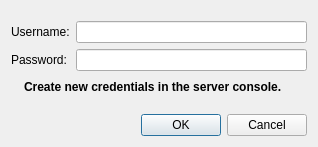
<?xml version="1.0" encoding="UTF-8"?>
<ui version="4.0">
 <class>ConnectDialog</class>
 <widget class="QDialog" name="ConnectDialog">
  <property name="geometry">
   <rect>
    <x>0</x>
    <y>0</y>
    <width>318</width>
    <height>147</height>
   </rect>
  </property>
  <property name="windowTitle">
   <string>Insert Credentials</string>
  </property>
  <layout class="QGridLayout" name="gridLayout">
   <item row="3" column="0">
    <layout class="QHBoxLayout" name="horizontalLayout">
     <item>
      <widget class="QLabel" name="label_2">
       <property name="text">
        <string/>
       </property>
       <property name="pixmap">
        <pixmap resource="../../res/res.qrc">:/png/warning.png</pixmap>
       </property>
      </widget>
     </item>
     <item>
      <widget class="QLabel" name="label">
       <property name="sizePolicy">
        <sizepolicy hsizetype="Preferred" vsizetype="Preferred">
         <horstretch>0</horstretch>
         <verstretch>0</verstretch>
        </sizepolicy>
       </property>
       <property name="font">
        <font>
         <weight>75</weight>
         <bold>true</bold>
        </font>
       </property>
       <property name="text">
        <string>Create new credentials in the server console.</string>
       </property>
      </widget>
     </item>
     <item>
      <spacer name="horizontalSpacer">
       <property name="orientation">
        <enum>Qt::Horizontal</enum>
       </property>
       <property name="sizeHint" stdset="0">
        <size>
         <width>40</width>
         <height>20</height>
        </size>
       </property>
      </spacer>
     </item>
    </layout>
   </item>
   <item row="0" column="0">
    <spacer name="verticalSpacer_2">
     <property name="orientation">
      <enum>Qt::Vertical</enum>
     </property>
     <property name="sizeHint" stdset="0">
      <size>
       <width>20</width>
       <height>40</height>
      </size>
     </property>
    </spacer>
   </item>
   <item row="1" column="0">
    <layout class="QFormLayout" name="formLayout">
     <item row="0" column="0">
      <widget class="QLabel" name="usernameLabel">
       <property name="text">
        <string>Username:</string>
       </property>
      </widget>
     </item>
     <item row="0" column="1">
      <widget class="QLineEdit" name="usernameLineEdit"/>
     </item>
     <item row="1" column="0">
      <widget class="QLabel" name="passwordLabel">
       <property name="text">
        <string>Password:</string>
       </property>
      </widget>
     </item>
     <item row="1" column="1">
      <widget class="QLineEdit" name="passwordLineEdit">
       <property name="text">
        <string/>
       </property>
       <property name="echoMode">
        <enum>QLineEdit::Password</enum>
       </property>
      </widget>
     </item>
    </layout>
   </item>
   <item row="6" column="0">
    <spacer name="verticalSpacer">
     <property name="orientation">
      <enum>Qt::Vertical</enum>
     </property>
     <property name="sizeHint" stdset="0">
      <size>
       <width>20</width>
       <height>40</height>
      </size>
     </property>
    </spacer>
   </item>
   <item row="7" column="0">
    <widget class="QDialogButtonBox" name="buttonBox">
     <property name="orientation">
      <enum>Qt::Horizontal</enum>
     </property>
     <property name="standardButtons">
      <set>QDialogButtonBox::Cancel|QDialogButtonBox::Ok</set>
     </property>
    </widget>
   </item>
  </layout>
 </widget>
 <resources>
  <include location="../../res/res.qrc"/>
 </resources>
 <connections>
  <connection>
   <sender>buttonBox</sender>
   <signal>accepted()</signal>
   <receiver>ConnectDialog</receiver>
   <slot>accept()</slot>
   <hints>
    <hint type="sourcelabel">
     <x>248</x>
     <y>254</y>
    </hint>
    <hint type="destinationlabel">
     <x>157</x>
     <y>274</y>
    </hint>
   </hints>
  </connection>
  <connection>
   <sender>buttonBox</sender>
   <signal>rejected()</signal>
   <receiver>ConnectDialog</receiver>
   <slot>reject()</slot>
   <hints>
    <hint type="sourcelabel">
     <x>316</x>
     <y>260</y>
    </hint>
    <hint type="destinationlabel">
     <x>286</x>
     <y>274</y>
    </hint>
   </hints>
  </connection>
 </connections>
</ui>
